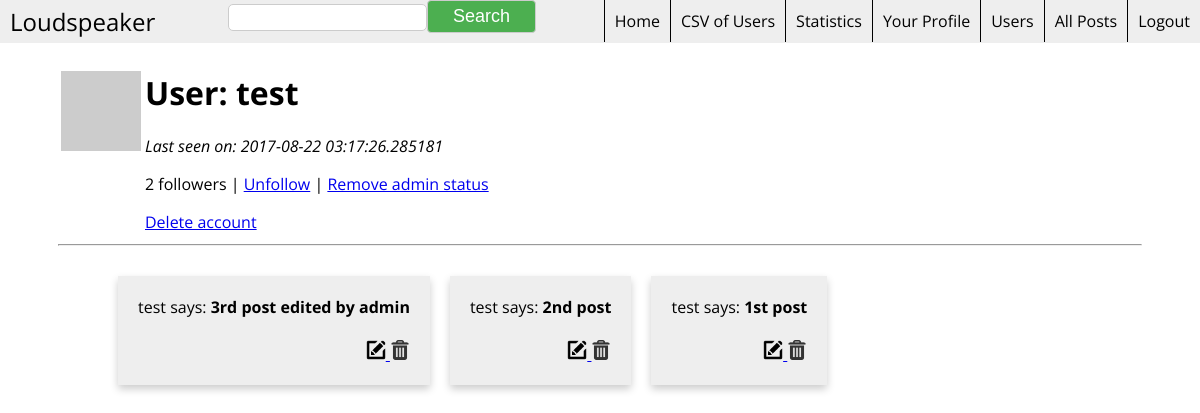
Page /user/test (signed in) on the committed database.
### app/models.py (models this page shows, shortened)
class User(db.Model):
    id = db.Column(db.Integer, primary_key = True)
    username = db.Column(db.String(64), index=True, unique=True)
    nickname = db.Column(db.String(64), index=True, unique = False)
    firstname = db.Column(db.String(64), index=True, unique = False)
    lastname = db.Column(db.String(64), index=True, unique=False)
    password = db.Column(db.String(120), index = True, unique = False)
    email = db.Column(db.String(120), index=True, unique=True)
    posts = db.relationship('Post', backref = 'author', lazy = 'dynamic')
    about_me = db.Column(db.String(140))
    last_seen = db.Column(db.DateTime)
    is_admin = db.Column(db.Boolean)
    followed = db.relationship('User',
                               secondary=followers,
                               primaryjoin=(followers.c.follower_id == id),
                               secondaryjoin=(followers.c.followed_id == id),
                               backref=db.backref('followers', lazy='dynamic'),
                               lazy='dynamic')
    @property
    def is_authenticated(self):
        return True
    def avatar(self,size):
        return 'http://www.gravatar.com/avatar/%s?d=mm&s=%d' % (md5(self.email.encode('utf-8')).hexdigest(), size)
    def is_following(self, user):
        return self.followed.filter(followers.c.followed_id == user.id).count() > 0

class Post(db.Model):
    __searchable__ = ['body']
    id = db.Column(db.Integer, primary_key = True)
    body = db.Column(db.String(140))
    timestamp = db.Column(db.DateTime)
    user_id = db.Column(db.Integer, db.ForeignKey('user.id'))

### app/views.py (the view)
@app.route('/user/<username>')
@login_required
def user(username):
    user = User.query.filter_by(username=username).first()
    if user == None:
        flash('User %s not found.' % username)
        return redirect(url_for('index'))
    posts = user.posts.order_by(Post.timestamp.desc()).all()
    return render_template('user.html',
                           user=user,
                           posts=posts,
                           title=username)

### app/forms.py
class SearchForm(Form):
    search = StringField('search', validators=[DataRequired()])

### app/views.py (called while the page is built)
@lm.user_loader
def load_user(id):
    return User.query.get(int(id))

@app.before_request
def before_request():
    g.user = current_user
    if g.user.is_authenticated:
        g.user.last_seen = datetime.utcnow()
        db.session.add(g.user)
        db.session.commit()
        g.search_form = SearchForm()

### app/templates/user.html (shortened to what this page needs)
{% extends "base.html" %}
{% block content %}
<table>
  <tr valign="top">
    <td><img src="{{ user.avatar(128) }}"></td>
    <td>
      <h1>User: {{ user.nickname }}</h1>
      {% if user.last_seen %}<p><i>Last seen on: {{ user.last_seen }}</i></p>{% endif %}
      <p>{{ user.followers.count() }} followers |
      {% if user.id == g.user.id %}
      <a href="{{ url_for('edit') }}">Edit your profile or password</a>
      {% elif not g.user.is_following(user) %}
      <a href="{{ url_for('follow', username=user.username) }}">Follow</a>
      {% else %}
      <a href="{{ url_for('unfollow', username=user.username) }}">Unfollow</a>
      {% endif %}
      {% if g.user.is_admin %}
      |
      {% if user.is_admin %}
      <a href="{{ url_for('remove_admin', username=user.username) }}">Remove admin status</a>
      {% else %}
      <a href="{{ url_for('make_admin', username=user.username) }}">Make admin</a>
      {% endif %}
      {% endif %}
      </p>
      <p>{% if g.user.is_admin %}
      <a href="{{ url_for('delete_user', id=user.id) }}">Delete account</a>
      {% endif %}
    </td>
  </tr>
</table>
<hr>
<div class="flex">
  {% if user == g.user or g.user.is_admin %}
  {% for post in posts %}
  {% include 'editable_post.html' %}
  {% endfor %}
  {% else %}
  {% for post in posts %}
  {% include 'post.html' %}
  {% endfor %}
  {% endif %}
</div>
{% endblock %}

### app/templates/editable_post.html
<div class="card">
  <div>
    {{ post.author.nickname }} says: <b>{{ post.body }}</b>
  </div> <br>
  <div class="right">
    <a href="{{ url_for('editPost', id=post.id) }}">
      <img src="/static/img/edit.png" alt="edit" class="icon-size" title="Edit post">
    </a>
    <a href="{{ url_for('delete_post', id=post.id) }}">
      <img src="/static/img/delete.png" alt="delete" class="icon-size" title="Delete post">
      </a>
  </div>
</div>

### app/static/css/style.css (style rules this page uses)
body { font-family: "Open Sans", sans-serif; text-align: center; }
.flex { margin: 20px 50px; padding 10px; display: flex; flex-flow: row wrap; }
.right { float: right; }
.card { padding: 20px; margin: 10px; text-align: left; background-color: #eeeeee; box-shadow: 0 4px 8px 0 rgba(0,0,0,0.2); display: inline-block; max-width: 40%; word-wrap: break-word; }
input[type=text], input[type=password] { display: inline-block; border: 1px solid #cccccc; border-radius: 5px; padding: 5px 10px; }
.icon-size { width: 20px; height: 20px; }

### rows in the picture
User: nickname "test", last_seen "2017-08-22 03:17:26.285181"
Post: author.nickname "test", body "3rd post edited by admin"
Post: author.nickname "test", body "2nd post"
Post: author.nickname "test", body "1st post"

### other values in the picture
{{ user.followers.count() }} "2"
